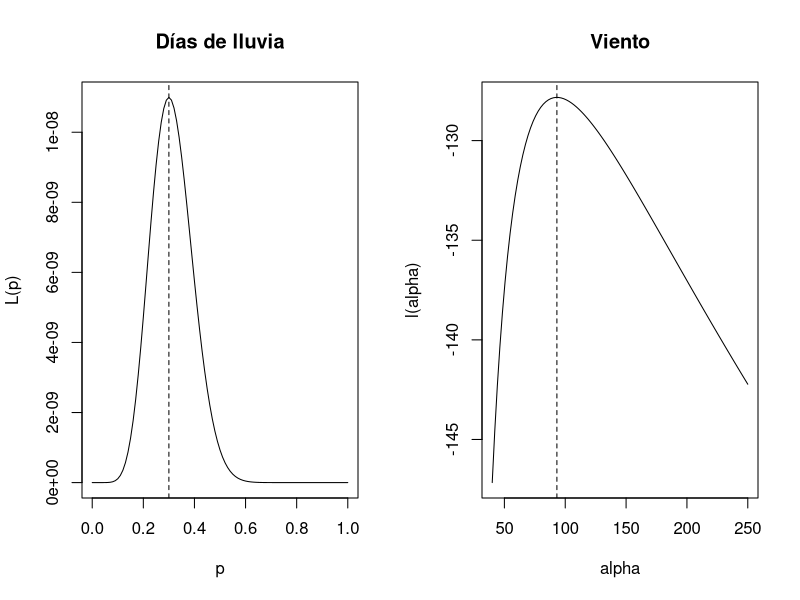

R code for this plot:
# Programa 2: la verosimilitud, dibujada y maximizada
# Del artículo «Estimación puntual — práctica en R con la estación del campus, momentos, optimize, optim y fitdist (y la verosimilitud que me salía cero con 400 lecturas)»
# https://sergiolearns.com/estimacion-puntual-practica/

# Datos de la estación de la azotea
viento  <- c(7.9, 12.2, 11.5, 11.8, 7.0, 11.7, 4.6, 20.3, 9.4, 10.6,
             12.9, 3.1, 9.2, 27.3, 12.3, 5.5, 14.2, 14.2, 7.4, 21.1,
             14.6, 6.4, 25.4, 8.2, 14.8, 4.1, 7.1, 18.0, 5.6, 16.4,
             13.1, 19.7, 12.1, 11.0, 9.1, 20.8, 21.7, 18.6, 1.2, 4.5)
rafagas <- c(2, 6, 4, 4, 9, 4, 4, 1, 3, 3, 1, 4, 1, 1, 3, 2, 2, 3, 4, 3, 1, 4, 6, 2)
llueve  <- c(0, 1, 0, 0, 0, 0, 0, 1, 0, 0, 0, 0, 1, 0, 1, 0, 1, 0, 1, 0, 0, 0, 0, 0, 0, 0, 1, 1, 0, 1)
lluvia  <- c(5.0, 8.8, 6.8, 6.1, 0.8, 8.7, 3.7, 10.0, 7.4, 1.6,
             7.1, 1.3, 7.5, 6.6, 12.0, 4.0, 7.2, 12.2, 14.8, 6.6)
retraso <- c(1.34, 1.18, 2.95, 3.36, 3.51, 1.17, 3.42, 3.74, 1.62, 0.91, 0.05, 1.01, 3.35, 0.52, 1.37)

drayleigh <- function(x, alpha) x / alpha * exp(-x^2 / (2 * alpha))   # la Rayleigh no viene en R

L_llueve <- function(p) p^sum(llueve) * (1 - p)^(length(llueve) - sum(llueve))  # p^9 (1-p)^21
l_viento <- function(a) sum(log(drayleigh(viento, a)))                          # log-verosimilitud

par(mfrow = c(1, 2))                                  # dos gráficos lado a lado
curve(L_llueve, 0, 1, xlab = "p", ylab = "L(p)", main = "Días de lluvia")
abline(v = mean(llueve), lty = 2)                     # el EMV, p = s/n
curve(Vectorize(l_viento)(x), 40, 250, xlab = "alpha", ylab = "l(alpha)", main = "Viento")
abline(v = sum(viento^2) / 80, lty = 2)               # el EMV, sum(x^2)/(2n)
par(mfrow = c(1, 1))

# El máximo, buscado de dos formas
o1 <- optimize(l_viento, interval = c(10, 500), maximum = TRUE)
o2 <- optim(par = 80, fn = l_viento, method = "Brent", lower = 10, upper = 500,
            control = list(fnscale = -1))
round(c(formula = sum(viento^2) / 80, optimize = o1$maximum, optim = o2$par,
        l_max = o2$value, convergencia = o2$convergence), 4)

# 400 lecturas: producto frente a suma de logaritmos
viento400 <- rep(viento, 10)
c(producto = prod(drayleigh(viento400, 93)), suma_logs = sum(log(drayleigh(viento400, 93))))
L400 <- function(a) prod(drayleigh(viento400, a))
optimize(L400, interval = c(10, 500), maximum = TRUE)$maximum     # con prod: el borde
optimize(function(a) sum(log(drayleigh(viento400, a))), c(10, 500), maximum = TRUE)$maximum
